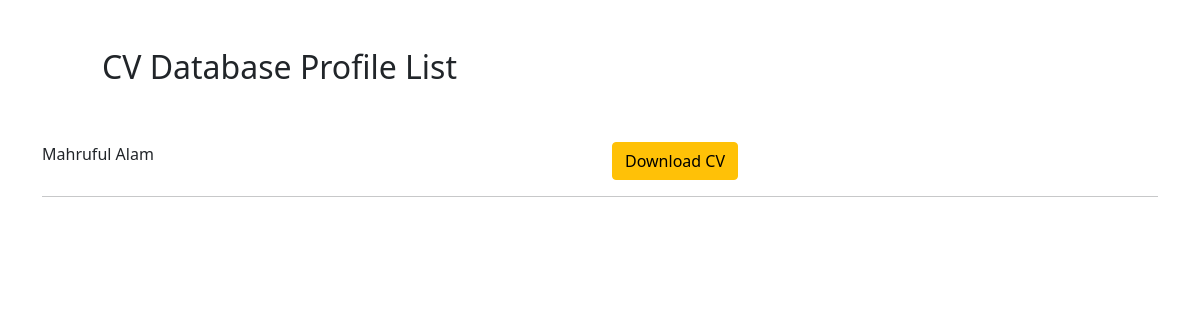
The page /list/ on the database as committed earlier.
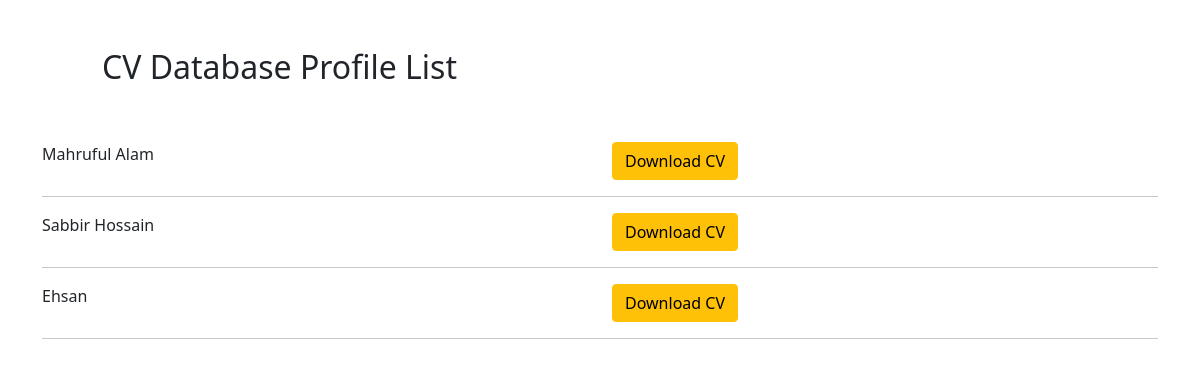
The same page on the database as committed later.
### pdf/models.py (models this page shows, shortened)
class Profile(models.Model):
    name = models.CharField(max_length=150)
    email = models.CharField(max_length=150)
    phone = models.CharField(max_length=150)
    summary = models.TextField(max_length=2000)
    degree = models.CharField(max_length=150)
    college = models.CharField(max_length=150)
    university = models.CharField(max_length=150)
    experience = models.TextField(max_length=1000)
    skills = models.TextField(max_length=1000)

### pdf/views.py (the view)
# urls.py: path('list/',views.list,name="list"),
def list(request):
    profiles = Profile.objects.all()
    return render(request,'pdf/list.html',{'profiles':profiles})

### pdf/templates/pdf/list.html (shortened to what this page needs)
<!DOCTYPE html>
<html lang="en">
<head>
    <link href="https://cdn.jsdelivr.net/npm/bootstrap@5.0.2/dist/css/bootstrap.min.css" rel="stylesheet"
>
</head>
<body>
    <div class="container">
        <div class="row m-5">
            <div class="col-md12">
                <h2>CV Database Profile List</h2>
            </div>
        </div>
        {% for profile in profiles %}
        <div class="row">
            <div class="col-md-6">
                {{profile.name}}
            </div>
            <div class="col-md-6">
                <a href="/{{profile.id}}" class="btn btn-warning">Download CV</a>
            </div>
        </div>
        <hr>
        {% endfor %}
    </div>
</body>
</html>

Rows that differ between the two databases and show on the page:
added Profile: name "Sabbir Hossain"
added Profile: name "Ehsan"
